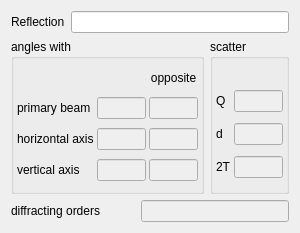
<ui version="4.0" >
 <class>ReflexInfo</class>
 <widget class="QWidget" name="ReflexInfo" >
  <property name="geometry" >
   <rect>
    <x>0</x>
    <y>0</y>
    <width>299</width>
    <height>233</height>
   </rect>
  </property>
  <property name="windowTitle" >
   <string>ReflexInfo</string>
  </property>
  <layout class="QGridLayout" name="gridLayout_3" >
   <item row="0" column="0" >
    <widget class="QLabel" name="label" >
     <property name="sizePolicy" >
      <sizepolicy vsizetype="Preferred" hsizetype="Maximum" >
       <horstretch>0</horstretch>
       <verstretch>0</verstretch>
      </sizepolicy>
     </property>
     <property name="text" >
      <string>Reflection</string>
     </property>
    </widget>
   </item>
   <item row="0" column="1" colspan="3" >
    <widget class="QLineEdit" name="reflex" />
   </item>
   <item row="1" column="0" colspan="3" >
    <widget class="QGroupBox" name="groupBox" >
     <property name="title" >
      <string>angles with</string>
     </property>
     <layout class="QGridLayout" name="gridLayout" >
      <property name="margin" >
       <number>3</number>
      </property>
      <property name="spacing" >
       <number>3</number>
      </property>
      <item row="1" column="0" >
       <widget class="QLabel" name="label_2" >
        <property name="text" >
         <string>primary beam</string>
        </property>
       </widget>
      </item>
      <item row="2" column="0" >
       <widget class="QLabel" name="label_3" >
        <property name="text" >
         <string>horizontal axis</string>
        </property>
       </widget>
      </item>
      <item row="3" column="0" >
       <widget class="QLabel" name="label_4" >
        <property name="text" >
         <string>vertical axis</string>
        </property>
       </widget>
      </item>
      <item row="1" column="1" >
       <widget class="QLineEdit" name="axX" >
        <property name="enabled" >
         <bool>false</bool>
        </property>
        <property name="alignment" >
         <set>Qt::AlignRight|Qt::AlignTrailing|Qt::AlignVCenter</set>
        </property>
       </widget>
      </item>
      <item row="2" column="1" >
       <widget class="QLineEdit" name="axY" >
        <property name="enabled" >
         <bool>false</bool>
        </property>
        <property name="alignment" >
         <set>Qt::AlignRight|Qt::AlignTrailing|Qt::AlignVCenter</set>
        </property>
       </widget>
      </item>
      <item row="3" column="1" >
       <widget class="QLineEdit" name="axZ" >
        <property name="enabled" >
         <bool>false</bool>
        </property>
        <property name="alignment" >
         <set>Qt::AlignRight|Qt::AlignTrailing|Qt::AlignVCenter</set>
        </property>
       </widget>
      </item>
      <item row="1" column="2" >
       <widget class="QLineEdit" name="axMX" >
        <property name="enabled" >
         <bool>false</bool>
        </property>
        <property name="alignment" >
         <set>Qt::AlignRight|Qt::AlignTrailing|Qt::AlignVCenter</set>
        </property>
       </widget>
      </item>
      <item row="2" column="2" >
       <widget class="QLineEdit" name="axMY" >
        <property name="enabled" >
         <bool>false</bool>
        </property>
        <property name="alignment" >
         <set>Qt::AlignRight|Qt::AlignTrailing|Qt::AlignVCenter</set>
        </property>
       </widget>
      </item>
      <item row="3" column="2" >
       <widget class="QLineEdit" name="axMZ" >
        <property name="enabled" >
         <bool>false</bool>
        </property>
        <property name="alignment" >
         <set>Qt::AlignRight|Qt::AlignTrailing|Qt::AlignVCenter</set>
        </property>
       </widget>
      </item>
      <item row="0" column="2" >
       <widget class="QLabel" name="label_9" >
        <property name="sizePolicy" >
         <sizepolicy vsizetype="Maximum" hsizetype="Preferred" >
          <horstretch>0</horstretch>
          <verstretch>0</verstretch>
         </sizepolicy>
        </property>
        <property name="minimumSize" >
         <size>
          <width>49</width>
          <height>0</height>
         </size>
        </property>
        <property name="text" >
         <string>opposite</string>
        </property>
        <property name="alignment" >
         <set>Qt::AlignCenter</set>
        </property>
       </widget>
      </item>
      <item row="0" column="1" >
       <spacer name="horizontalSpacer" >
        <property name="orientation" >
         <enum>Qt::Horizontal</enum>
        </property>
        <property name="sizeType" >
         <enum>QSizePolicy::Minimum</enum>
        </property>
        <property name="sizeHint" stdset="0" >
         <size>
          <width>49</width>
          <height>20</height>
         </size>
        </property>
       </spacer>
      </item>
     </layout>
    </widget>
   </item>
   <item row="1" column="3" >
    <widget class="QGroupBox" name="groupBox_2" >
     <property name="title" >
      <string>scatter</string>
     </property>
     <layout class="QGridLayout" name="gridLayout_2" >
      <property name="margin" >
       <number>3</number>
      </property>
      <property name="spacing" >
       <number>3</number>
      </property>
      <item row="1" column="0" >
       <widget class="QLabel" name="label_5" >
        <property name="text" >
         <string>Q</string>
        </property>
       </widget>
      </item>
      <item row="1" column="1" >
       <widget class="QLineEdit" name="infoQ" >
        <property name="enabled" >
         <bool>false</bool>
        </property>
        <property name="frame" >
         <bool>true</bool>
        </property>
        <property name="alignment" >
         <set>Qt::AlignRight|Qt::AlignTrailing|Qt::AlignVCenter</set>
        </property>
       </widget>
      </item>
      <item row="2" column="0" >
       <widget class="QLabel" name="label_6" >
        <property name="text" >
         <string>d</string>
        </property>
       </widget>
      </item>
      <item row="2" column="1" >
       <widget class="QLineEdit" name="infoD" >
        <property name="enabled" >
         <bool>false</bool>
        </property>
        <property name="alignment" >
         <set>Qt::AlignRight|Qt::AlignTrailing|Qt::AlignVCenter</set>
        </property>
       </widget>
      </item>
      <item row="3" column="0" >
       <widget class="QLabel" name="label_8" >
        <property name="text" >
         <string>2T</string>
        </property>
       </widget>
      </item>
      <item row="3" column="1" >
       <widget class="QLineEdit" name="info2T" >
        <property name="enabled" >
         <bool>false</bool>
        </property>
        <property name="alignment" >
         <set>Qt::AlignRight|Qt::AlignTrailing|Qt::AlignVCenter</set>
        </property>
       </widget>
      </item>
      <item row="0" column="1" >
       <spacer name="horizontalSpacer_2" >
        <property name="orientation" >
         <enum>Qt::Horizontal</enum>
        </property>
        <property name="sizeType" >
         <enum>QSizePolicy::Minimum</enum>
        </property>
        <property name="sizeHint" stdset="0" >
         <size>
          <width>49</width>
          <height>20</height>
         </size>
        </property>
       </spacer>
      </item>
     </layout>
    </widget>
   </item>
   <item row="2" column="0" colspan="2" >
    <widget class="QLabel" name="label_7" >
     <property name="text" >
      <string>diffracting orders</string>
     </property>
    </widget>
   </item>
   <item row="2" column="2" colspan="2" >
    <widget class="QLineEdit" name="diffOrders" >
     <property name="enabled" >
      <bool>false</bool>
     </property>
    </widget>
   </item>
  </layout>
 </widget>
 <resources/>
 <connections>
  <connection>
   <sender>reflex</sender>
   <signal>editingFinished()</signal>
   <receiver>ReflexInfo</receiver>
   <slot>updateDisplay()</slot>
   <hints>
    <hint type="sourcelabel" >
     <x>123</x>
     <y>12</y>
    </hint>
    <hint type="destinationlabel" >
     <x>257</x>
     <y>13</y>
    </hint>
   </hints>
  </connection>
 </connections>
 <slots>
  <slot>updateDisplay()</slot>
 </slots>
</ui>
